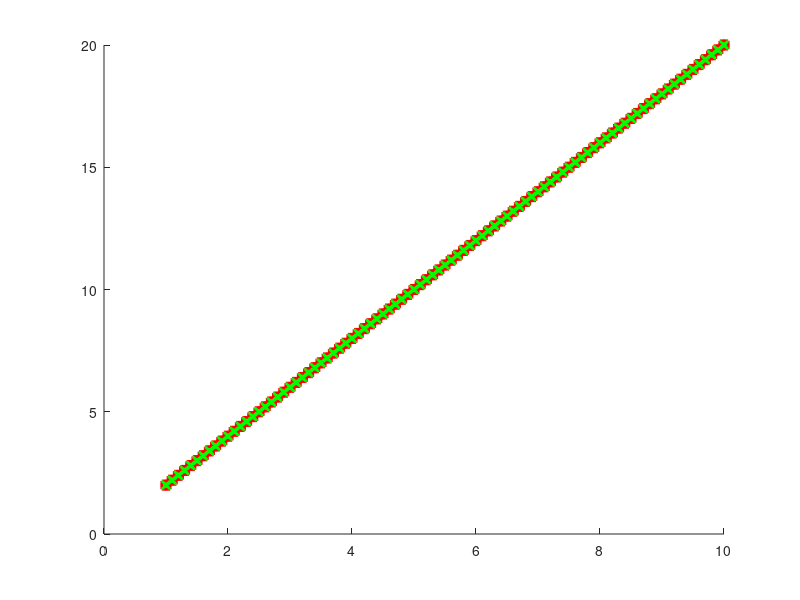

Write the MATLAB code that produced this figure. (Note: this script raises an error after producing the figure.)
function draw_bar_changeB()
fig = figure;
hold on;
x_RAM_one = [1:0.1:10]; 
x_DAM_one = [1:0.1:10];
x_RAM_two = [1:0.1:10];
x_DAM_two = [1:0.1:10];
y_RAM_one = x_RAM_one * 2;
y_DAM_one = x_DAM_one * 2;
y_RAM_two = x_RAM_two * 2;
y_DAM_two = x_DAM_two * 2;
a = plot(x_RAM_one,y_RAM_one, 'ro-','LineWidth',2);
b = plot(x_DAM_one, y_DAM_one, 'g*-','LineWidth',2);

c = plot(x_RAM_two, y_RAM_two, 'rs:','LineWidth',2);
d = plot(x_DAM_two, y_DAM_two, 'gx:', 'LineWidth', 2);

a.Visible='off';
b.Visible='off';
c.Visible='off';
d.Visible='off';

legend_FontSize = 20;
locationType = 'northoutside';
orientationType = 'horizontal';
textColor = 'black';
h = legend('RAM-Crime', 'DAM-Crime','RAM-NYC','DAM-NYC','Location',locationType,'Orientation',orientationType, 'TextColor', textColor);
set(h,'FontName','Times New Roman','FontSize',legend_FontSize,'FontWeight','normal');
axis off;